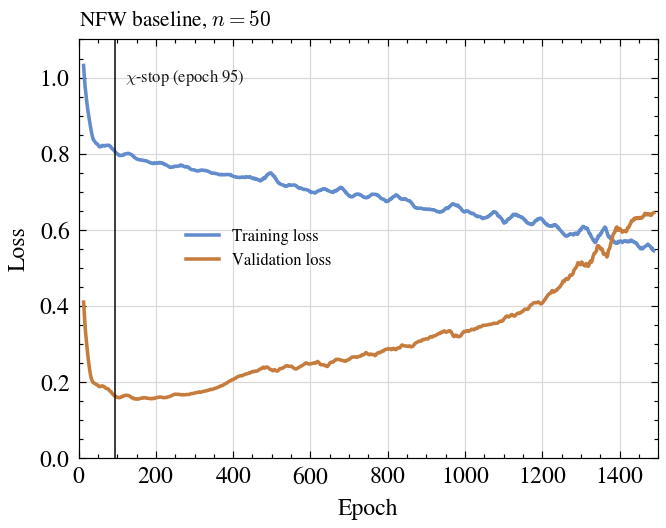

Recreate this plot in Python.
"""Paper figure: a fixed training budget overfits noisy data (chi-stop demo).

NFW baseline, full loss (LOS + observer anchor + rho >= 0), catalog-like mock
draws (fire_sims_v2, S(r)S(delta) pool, relative LOS), trial 0, trained on all
points. Paper figure: n = 50 alone; `--n 50 2000` overlays n = 2000 (dashed).
Trajectory columns per epoch: chi_fit, chi_val (dummy), rel_err sun4, rel_err sun15.
Writes accelerations-paper/figures/chi_stop_overfit.{pdf,png}.
Run from the repo root: uv run python clean_experiments/paper_figures/chi_stop_overfit.py
"""
from pathlib import Path
import numpy as np
import matplotlib
matplotlib.use("Agg")
import matplotlib.pyplot as plt  # noqa: E402
from matplotlib.lines import Line2D  # noqa: E402

try:
    import scienceplots  # noqa: F401
    plt.style.use(["science", "no-latex"])
except Exception:  # noqa: BLE001
    pass
plt.rcParams["figure.dpi"] = 150

HERE = Path(__file__).resolve().parent
ROOT = HERE.parents[1]
V2 = ROOT / "clean_experiments/fire_sims_v2"
RUNS = {50: (V2 / "results_nfw_LOSSunrho/trajectories.npz", "-"),
        2000: (V2 / "results_nfw_LOSSunrho_large/trajectories.npz", "--")}
OUT = ROOT.parent / "accelerations-paper/figures/chi_stop_overfit"
PAPER_PALETTE = ["#638ccc", "#c57c3c", "#ab62c0", "#72a555", "#ca5670"]
C_CHI, C_ERR = PAPER_PALETTE[0], PAPER_PALETTE[1]
C_INK, C_REF = "#1a1a1a", "#7f7f7f"
TRIAL, ARCH, N_EP = 0, "IV", 1500
CHI_STAR = np.sqrt(2 / np.pi)

import argparse  # noqa: E402
ap = argparse.ArgumentParser()
ap.add_argument("--n", type=int, nargs="+", default=[50], help="catalog sizes to overlay (paper figure: 50)")
ap.add_argument("--trial", type=int, default=TRIAL)
ap.add_argument("--preview", default=None, help="write only a PNG with this name next to the script")
args = ap.parse_args()
TRIAL = args.trial
RUNS = {n: (V2 / ("results_nfw_LOSSunrho_large" if n >= 1000 else "results_nfw_LOSSunrho") / "trajectories.npz",
            "--" if len(args.n) > 1 and n == max(args.n) else "-") for n in args.n}


def smooth(y, k=25):
    return np.convolve(y, np.ones(k) / k, mode="valid")


fig, ax = plt.subplots(figsize=(4.4, 3.2))
handles = []
for n, (path, ls) in RUNS.items():
    h = np.load(path)[f"full|{ARCH}|{n}|{TRIAL}"][:N_EP]
    ep = np.arange(1, h.shape[0] + 1)
    below = np.flatnonzero(h[:, 0] <= CHI_STAR)
    e_chi = int(below[0]) + 1 if below.size else None
    e_min = int(np.argmin(h[:, 2])) + 1
    for col, color, lab in ((0, C_CHI, "Training loss"), (2, C_ERR, "Validation loss")):
        ys = smooth(h[:, col])
        ax.plot(ep[12:12 + len(ys)], ys, color=color, ls=ls, lw=1.5)
        handles.append(Line2D([], [], color=color, ls=ls, lw=1.5,
                               label=rf"{lab}, $n = {n}$" if len(args.n) > 1 else lab))
    if e_chi is not None:
        ax.axvline(e_chi, color=C_INK, ls="-", lw=0.7)
        ax.text(e_chi + 25, 1.0, rf"$\chi$-stop (epoch {e_chi})", fontsize=7, color=C_INK, va="center")
    else:
        ax.text(1480, h[-1, 0] + 0.02, r"no crossing", fontsize=6.5, color=C_CHI,
                ha="right", va="bottom")
    print(f"n={n}: chi-stop {e_chi}, err-min epoch {e_min} ({h[e_min-1,2]:.3f}), "
          f"err@stop {h[e_chi-1,2] if e_chi else float('nan'):.3f}, err@{N_EP} {h[-1,2]:.3f}, chi@{N_EP} {h[-1,0]:.3f}")
ax.set_xlim(0, N_EP); ax.set_ylim(0, 1.1)
ax.grid(True, color="0.85", lw=0.5, zorder=0)
ax.set_xlabel("Epoch")
ax.set_ylabel("Loss")
ax.set_title("NFW baseline" + (rf", $n = {args.n[0]}$" if len(args.n) == 1 else ""), fontsize=9, loc="left")
ax.legend(handles=handles, frameon=False, fontsize=7, loc="center left", bbox_to_anchor=(0.16, 0.5))
if args.preview:
    fig.savefig(HERE / f"{args.preview}.png", dpi=170, bbox_inches="tight")
    print("saved preview", HERE / f"{args.preview}.png")
else:
    fig.savefig(OUT.with_suffix(".pdf"), bbox_inches="tight")
    fig.savefig(HERE / "chi_stop_overfit.png", dpi=170, bbox_inches="tight")  # preview next to the script
    print("saved", OUT.with_suffix(".pdf"))
